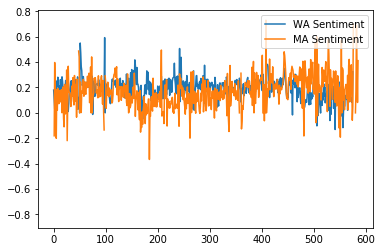

Reproduce this figure in Python.
import json
import os
import matplotlib.pyplot as plt
import numpy as np
import datetime, time
import pytz
import pandas as pd
import string
from sklearn import svm, linear_model
import nltk
from nltk.sentiment.vader import SentimentIntensityAnalyzer


# 0 - WA, 1 - MA, 2 - others
def checkLocation(locationStr):
    WashingtonLocations = ['Seattle', 'Washington', 'WA', 'Kirkland']
    MassachusettsLocations = ['Massachusetts', 'Boston', 'MA', 'Springfield', 'Mass.']
    WA_black_list = ["dc", "d.c.", "d.c."]
    for subStr in WashingtonLocations:
        if subStr in locationStr:
            for subStr2 in WA_black_list:
                if subStr2 not in locationStr:
                    return 0
    for subStr in MassachusettsLocations:
        if subStr in locationStr:
            return 1
    return 2

pst_tz = pytz.timezone('US/Pacific')
df = pd.DataFrame()

titles = []
locations = []
locationStrs = []
time_stamps = []
time_windows = []

tweet_data_path = "/Volumes/DATA/Documents/Term 10/219 Project5/tweet_data"
for file_name in os.listdir(tweet_data_path):
    if file_name.endswith(".txt"):
        with open(os.path.join(tweet_data_path,file_name)) as text:
            print "loaded " + file_name
            for line in text:
                data = json.loads(line)
                locationCode = checkLocation(data['tweet']['user']['location'])
                if (locationCode != 2):
                    titles.append("".join(b for b in data['title'] if ord(b) < 128))
                    locations.append(locationCode)
                    time_stamps.append(data['citation_date'])
                    locationStrs.append(data['tweet']['user']['location'])

first_hour_timestamp = int(time.mktime(datetime.datetime.fromtimestamp(min(time_stamps), pst_tz).replace(microsecond=0,second=0,minute=0).timetuple()))
for time_stamp in time_stamps:
    time_windows.append((time_stamp - first_hour_timestamp)/3600)

df = pd.DataFrame({'titles':titles, 'locations':locations, 'time_window':time_windows})

# df = pd.read_pickle('/Volumes/DATA/Documents/Term 10/219 Project5/locationTweets.pickle')
sid = SentimentIntensityAnalyzer()

WASentimentList = []
MASentimentList = []

for time_window in range(max(df['time_window'])):
    WASentimentListThisHour = []
    MASentimentListThisHour = []
    tweetThisHour = df.loc[df['time_window']==time_window]
    for row,tweet in tweetThisHour.iterrows():
        if tweet['locations'] == 0:
            WASentimentListThisHour.append(sid.polarity_scores(tweet['titles'])['compound'])
        if tweet['locations'] == 1:
            MASentimentListThisHour.append(sid.polarity_scores(tweet['titles'])['compound'])
    WASentimentList.append(np.mean(WASentimentListThisHour))
    MASentimentList.append(np.mean(MASentimentListThisHour))

plt.plot(range(max(df['time_window'])),WASentimentList,label='WA Sentiment')
plt.plot(range(max(df['time_window'])),MASentimentList,label='MA Sentiment')
plt.legend(loc="upper right")
